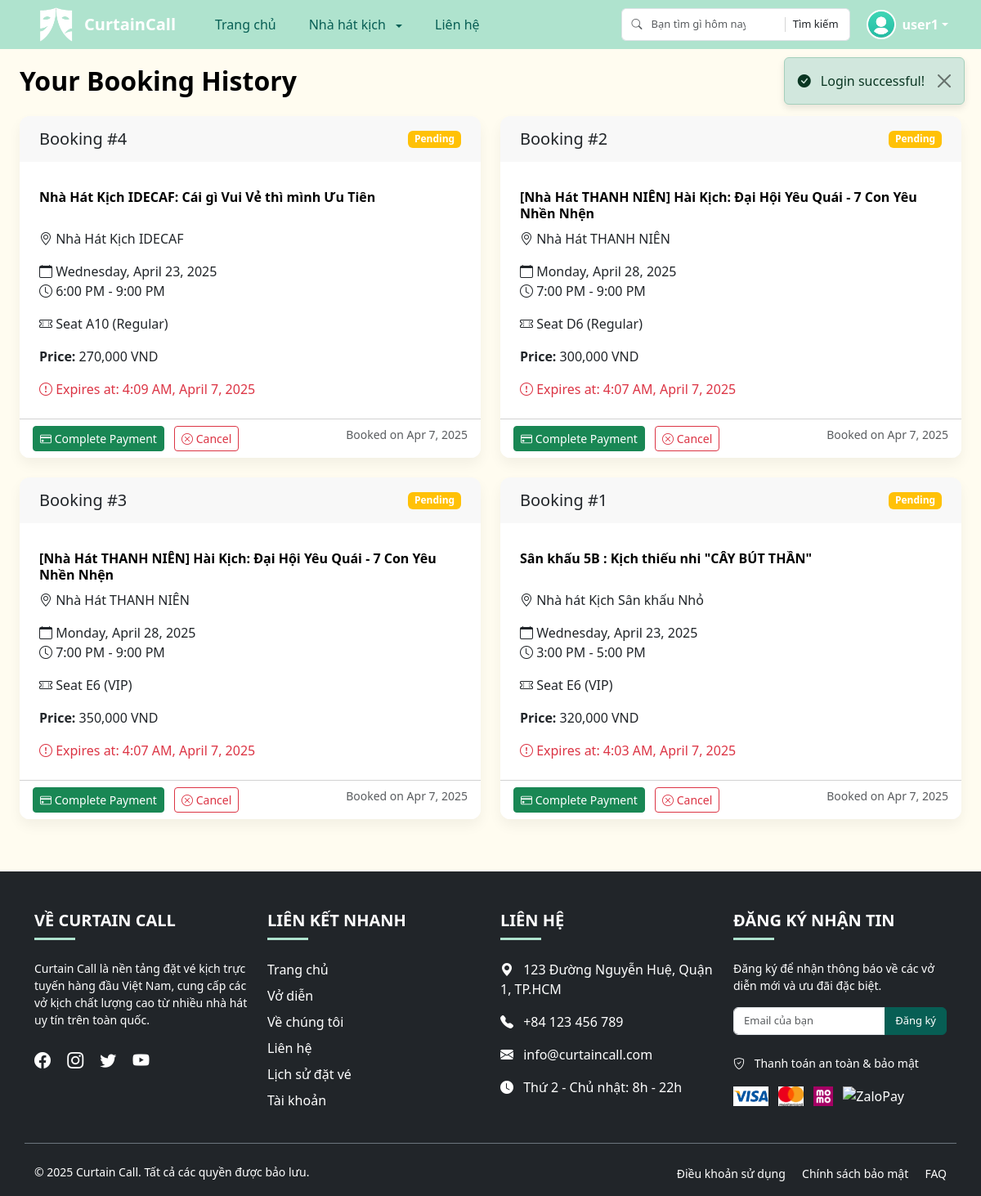
/index.php?route=booking/history (signed in), run on an earlier commit of the app's database.
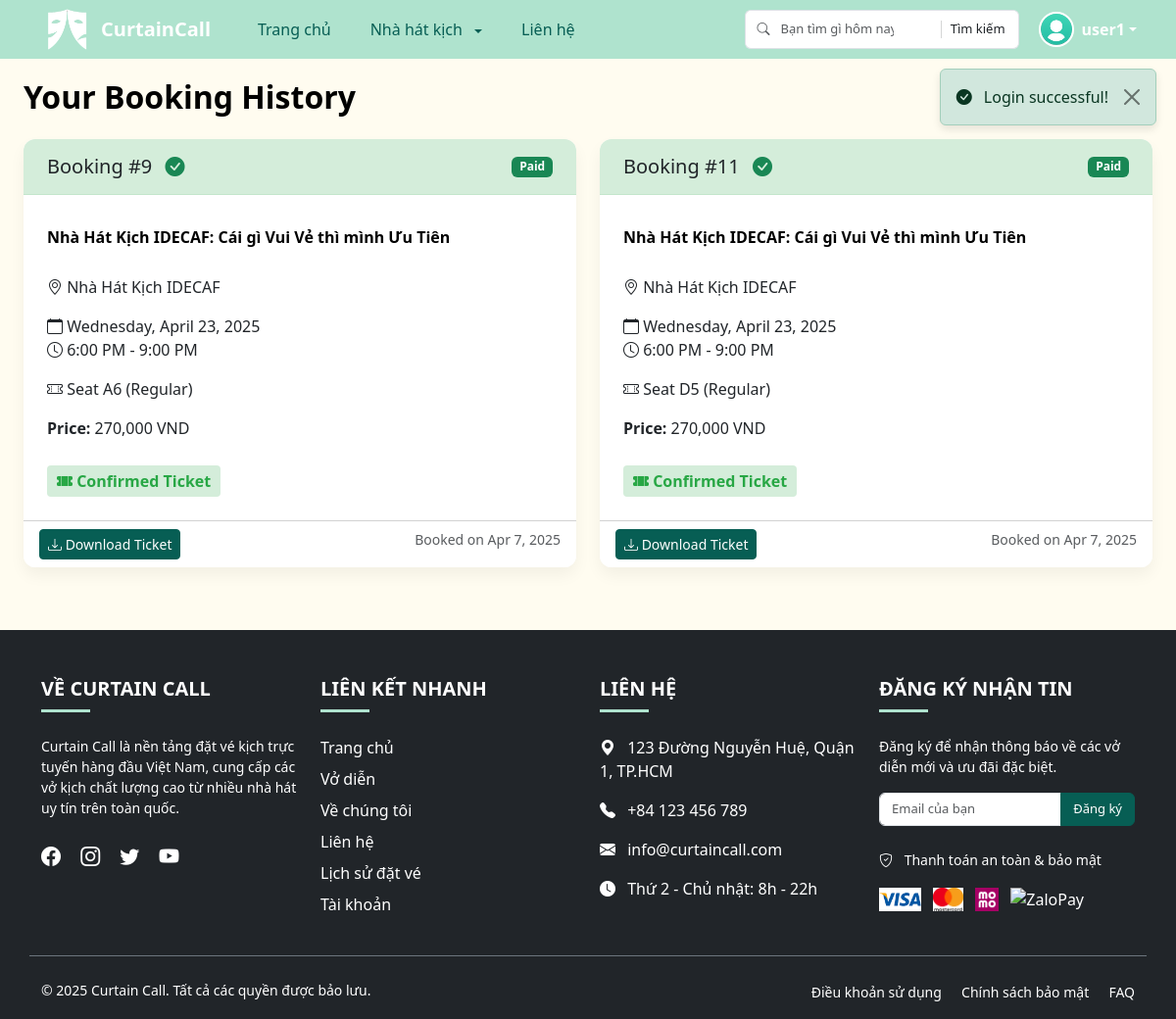
And on a later commit of the database.
### tables this page shows
CREATE TABLE `bookings` (
  `booking_id` int(11) NOT NULL,
  `user_id` int(11) NOT NULL,
  `play_id` varchar(5) NOT NULL,
  `theater_id` varchar(3) NOT NULL,
  `seat_id` varchar(3) NOT NULL,
  `status` enum('Pending','Paid','Expired','Cancelled') DEFAULT 'Pending',
  `expires_at` datetime NOT NULL,
  `created_at` timestamp NOT NULL DEFAULT current_timestamp(),
  `updated_at` timestamp NOT NULL DEFAULT current_timestamp() ON UPDATE current_timestamp()
);

CREATE TABLE `plays` (
  `play_id` varchar(5) NOT NULL,
  `title` varchar(255) NOT NULL,
  `description` text NOT NULL,
  `image` varchar(255) NOT NULL,
  `theater_id` varchar(3) NOT NULL,
  `views` int(11) DEFAULT 0
);

CREATE TABLE `theaters` (
  `theater_id` varchar(3) NOT NULL,
  `name` varchar(255) NOT NULL,
  `location` varchar(255) NOT NULL
);

CREATE TABLE `schedules` (
  `play_id` varchar(5) NOT NULL,
  `date` date NOT NULL,
  `start_time` time NOT NULL,
  `end_time` time NOT NULL
);

CREATE TABLE `seat_maps` (
  `theater_id` varchar(3) NOT NULL,
  `seat_id` varchar(3) NOT NULL,
  `seat_type` enum('VIP','Regular') NOT NULL
);

CREATE TABLE `seat_prices` (
  `theater_id` varchar(3) NOT NULL,
  `seat_type` enum('VIP','Regular') NOT NULL,
  `price` decimal(10,2) NOT NULL
);

### controllers/BookingController.php (called while the page is built, shortened)
<?php
require_once 'models/Booking.php';
class BookingController {
    private $bookingModel;
    public function __construct($conn) {
        $this->bookingModel = new Booking($conn);
    }
    public function history() {
        $user_id = $_SESSION['user']['user_id'];
        $bookings = $this->bookingModel->getBookingsByUserId($user_id);
        include 'views/layouts/header.php';
        include 'views/booking/history.php';
        include 'views/layouts/footer.php';
    }
    private function cleanupExpiredBookings() {
        $expired_bookings = $this->bookingModel->getExpiredBookings();
        if (!empty($expired_bookings)) {
            foreach ($expired_bookings as $booking) {
                $this->bookingModel->updateBookingStatus($booking['booking_id'], 'Expired');
            }
        }
    }
}

### models/Booking.php (called while the page is built, shortened)
<?php
class Booking {
    private $conn;
    public function __construct($conn) {
        $this->conn = $conn;
    }
    public function getBookingsByUserId($user_id) {
        $sql = "SELECT b.*, p.title as play_title, t.name as theater_name,
                s.date as schedule_date, s.start_time, s.end_time,
                sm.seat_type, sp.price
                FROM bookings b
                JOIN plays p ON b.play_id = p.play_id
                JOIN theaters t ON b.theater_id = t.theater_id
                JOIN schedules s ON b.play_id = s.play_id
                JOIN seat_maps sm ON b.theater_id = sm.theater_id AND b.seat_id = sm.seat_id
                JOIN seat_prices sp ON b.theater_id = sp.theater_id AND sm.seat_type = sp.seat_type
                WHERE b.user_id = ?
                ORDER BY b.created_at DESC";
        $stmt = $this->conn->prepare($sql);
        $stmt->bind_param("i", $user_id);
        $stmt->execute();
        $result = $stmt->get_result();
        $bookings = [];
        while ($row = $result->fetch_assoc()) {
            $bookings[] = $row;
        }
        return $bookings;
    }
}

### views/booking/history.php (the view, shortened to what the rows shown need)
<main class="container-fluid px-4">
    <div class="row">
        <div class="col-12 mb-4">
            <h2 class="section-title text-center">Your Booking History</h2>
        </div>
    </div>
    <?php if (empty($bookings)): ?>
        <div class="alert alert-info">
            <i class="bi bi-info-circle"></i> You don't have any bookings yet.
        </div>
        <div class="text-center mt-4">
            <a href="index.php" class="btn btn-primary">Browse Plays</a>
        </div>
    <?php else: ?>
        <div class="row">
            <?php foreach ($bookings as $booking): ?>
                <div class="col-md-6 mb-4">
                    <div class="card h-100 <?= (isset($_GET['payment_success']) && $_GET['payment_success'] == 1 && $booking['status'] == 'Paid') ? 'paid-highlight' : '' ?>">
                        <div class="card-header d-flex justify-content-between align-items-center <?= $booking['status'] == 'Paid' ? 'paid-header' : '' ?>">
                            <h5 class="mb-0">
                                Booking #<?= $booking['booking_id'] ?>
                                <?php if($booking['status'] == 'Paid'): ?>
                                    <i class="bi bi-check-circle-fill text-success ms-2"></i>
                                <?php endif; ?>
                            </h5>
                            <span class="badge bg-<?= $booking['status'] == 'Paid' ? 'success' : ($booking['status'] == 'Pending' ? 'warning' : 'danger') ?>">
                                <?= $booking['status'] ?>
                            </span>
                        </div>
                        <div class="card-body">
                            <h5 class="card-title"><?= htmlspecialchars($booking['play_title']) ?></h5>
                            <p class="card-text"><i class="bi bi-geo-alt"></i> <?= htmlspecialchars($booking['theater_name']) ?></p>
                            <p class="card-text">
                                <i class="bi bi-calendar"></i> <?= date('l, F j, Y', strtotime($booking['schedule_date'])) ?><br>
                                <i class="bi bi-clock"></i> <?= date('g:i A', strtotime($booking['start_time'])) ?> - <?= date('g:i A', strtotime($booking['end_time'])) ?>
                            </p>
                            <p class="card-text">
                                <i class="bi bi-ticket-perforated"></i> Seat <?= $booking['seat_id'] ?> (<?= $booking['seat_type'] ?>)
                            </p>
                            <p class="card-text">
                                <strong>Price:</strong> <?= number_format($booking['price']) ?> VND
                            </p>
                            <?php if($booking['status'] == 'Paid'): ?>
                                <div class="paid-ticket-label">
                                    <i class="bi bi-ticket-perforated-fill"></i> Confirmed Ticket
                                </div>
                            <?php endif; ?>
                            <?php if ($booking['status'] === 'Pending'): ?>
                                <p class="card-text text-danger">
                                    <i class="bi bi-exclamation-circle"></i> Expires at: <?= date('g:i A, F j, Y', strtotime($booking['expires_at'])) ?>
                                </p>
                            <?php endif; ?>
                        </div>
                        <div class="card-footer bg-white">
                            <?php if ($booking['status'] === 'Pending'): ?>
                                <a href="index.php?route=payment/process&booking_id=<?= $booking['booking_id'] ?>" class="btn btn-success btn-sm">
                                    <i class="bi bi-credit-card"></i> Complete Payment
                                </a>
                                <a href="index.php?route=booking/cancel&id=<?= $booking['booking_id'] ?>"
                                class="btn btn-outline-danger btn-sm ms-2"
                                onclick="return confirm('Are you sure you want to cancel this booking?');">
                                    <i class="bi bi-x-circle"></i> Cancel
                                </a>
                            <?php elseif ($booking['status'] === 'Paid'): ?>
                                <a href="index.php?route=booking/download-ticket&id=<?= $booking['booking_id'] ?>" class="btn btn-primary btn-sm">
                                    <i class="bi bi-download"></i> Download Ticket
                                </a>
                            <?php endif; ?>
                            <span class="float-end text-muted small">
                                Booked on <?= date('M j, Y', strtotime($booking['created_at'])) ?>
                            </span>
                        </div>
                    </div>
                </div>
            <?php endforeach; ?>
        </div>
    <?php endif; ?>
</main>

What changed in the data, as far as the page shows it:
removed bookings: booking_id "4", status "Pending", plays.title "Nhà Hát Kịch IDECAF: Cái gì Vui Vẻ thì mình Ưu Tiên", theaters.name "Nhà Hát Kịch IDECAF", schedules.date "Wednesday, April 23, 2025", schedules.start_time "6:00 PM", schedules.end_time "9:00 PM", seat "A10", seat_maps.seat_type "Regular", seat_prices.price "270,000", expires_at "4:09 AM, April 7, 2025", created_at "Apr 7, 2025"
removed bookings: booking_id "2", status "Pending", plays.title "[Nhà Hát THANH NIÊN] Hài Kịch: Đại Hội Yêu Quái - 7 Con Yêu Nhền Nhện", theaters.name "Nhà Hát THANH NIÊN", schedules.date "Monday, April 28, 2025", schedules.start_time "7:00 PM", schedules.end_time "9:00 PM", seat "D6", seat_maps.seat_type "Regular", seat_prices.price "300,000", expires_at "4:07 AM, April 7, 2025", created_at "Apr 7, 2025"
removed bookings: booking_id "3", status "Pending", plays.title "[Nhà Hát THANH NIÊN] Hài Kịch: Đại Hội Yêu Quái - 7 Con Yêu Nhền Nhện", theaters.name "Nhà Hát THANH NIÊN", schedules.date "Monday, April 28, 2025", schedules.start_time "7:00 PM", schedules.end_time "9:00 PM", seat "E6", seat_maps.seat_type "VIP", seat_prices.price "350,000", expires_at "4:07 AM, April 7, 2025", created_at "Apr 7, 2025"
removed bookings: booking_id "1", status "Pending", plays.title "Sân khấu 5B : Kịch thiếu nhi \"CÂY BÚT THẦN\"", theaters.name "Nhà hát Kịch Sân khấu Nhỏ", schedules.date "Wednesday, April 23, 2025", schedules.start_time "3:00 PM", schedules.end_time "5:00 PM", seat "E6", seat_maps.seat_type "VIP", seat_prices.price "320,000", expires_at "4:03 AM, April 7, 2025", created_at "Apr 7, 2025"
added bookings: booking_id "9", status "Paid", plays.title "Nhà Hát Kịch IDECAF: Cái gì Vui Vẻ thì mình Ưu Tiên", theaters.name "Nhà Hát Kịch IDECAF", schedules.date "Wednesday, April 23, 2025", schedules.start_time "6:00 PM", schedules.end_time "9:00 PM", seat "A6", seat_maps.seat_type "Regular", seat_prices.price "270,000", shows "Confirmed Ticket", created_at "Apr 7, 2025"
added bookings: booking_id "11", status "Paid", plays.title "Nhà Hát Kịch IDECAF: Cái gì Vui Vẻ thì mình Ưu Tiên", theaters.name "Nhà Hát Kịch IDECAF", schedules.date "Wednesday, April 23, 2025", schedules.start_time "6:00 PM", schedules.end_time "9:00 PM", seat "D5", seat_maps.seat_type "Regular", seat_prices.price "270,000", shows "Confirmed Ticket", created_at "Apr 7, 2025"
